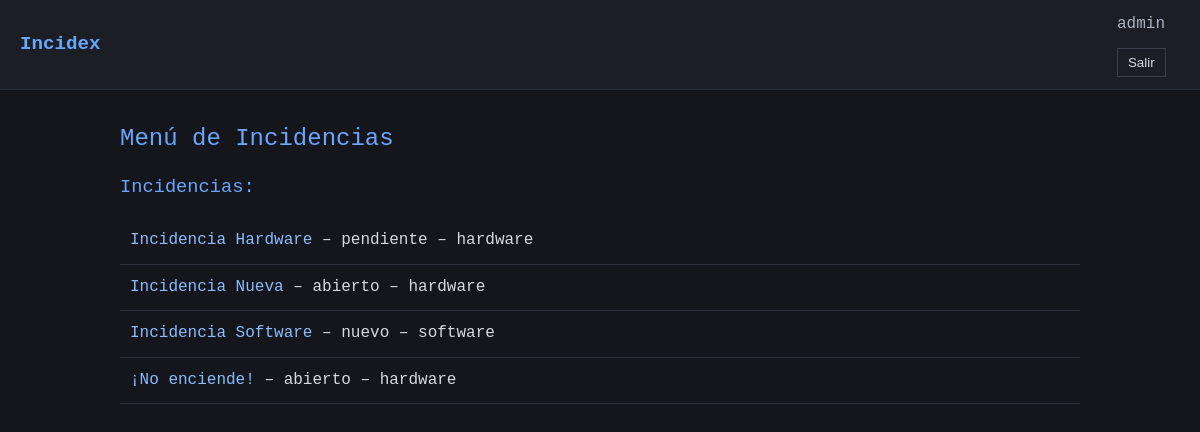
Before: / (signed in) with the older database file.
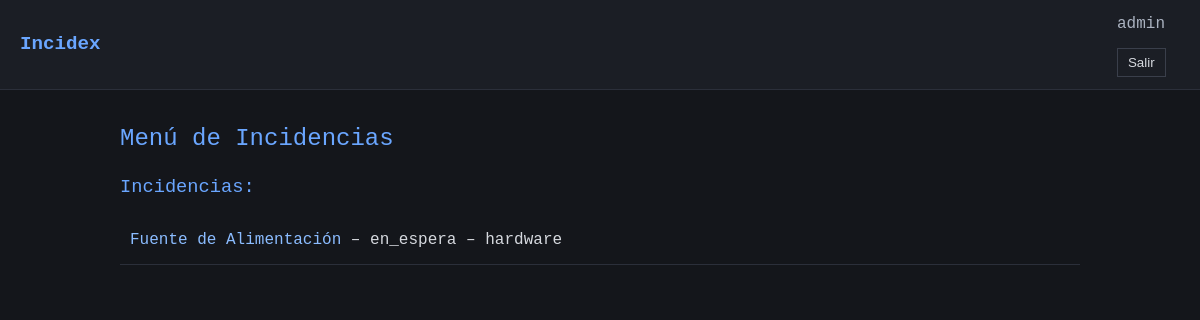
After: the same page with the newer database file.
### incidencias/models.py (models this page shows, shortened)
class Incidencia(models.Model):
    CRITICIDAD_CHOICES = [
        ('bajo', 'Bajo'),
        ('medio', 'Medio'),
        ('alto', 'Alto'),
        ('critico', 'Crítico'),
    ]
    TIPO_INCIDENCIA_CHOICES = [
        ('hardware', 'Hardware'),
        ('software', 'Software'),
    ]
    ESTADO_CHOICES = [
        ('nuevo', 'Nuevo'),
        ('abierto', 'Abierto'),
        ('pendiente', 'Pendiente'),
        ('en_espera', 'En Espera'),
        ('resuelto', 'Resuelto'),
        ('cerrado', 'Cerrado'),
    ]
    titulo = models.CharField(max_length=100)
    descripcion = models.TextField()
    criticidad = models.CharField(max_length=10, choices=CRITICIDAD_CHOICES)
    tipo_incidencia = models.CharField(max_length=10, choices=TIPO_INCIDENCIA_CHOICES)
    estado = models.CharField(max_length=10, choices=ESTADO_CHOICES, default='nuevo')
    fecha_creacion = models.DateTimeField(auto_now_add=True)
    usuario_creador = models.ForeignKey(User, on_delete=models.CASCADE, related_name='incidencias')
    tecnico_asignado = models.ForeignKey(Tecnico, on_delete=models.SET_NULL, null=True, blank=True, related_name='incidencias')

### incidencias/views.py (the view, shortened to what this page needs)
# urls.py: path('', views.home, name='home'),
@login_required
def home(request):
    user = request.user
    context = {}
    if user.groups.filter(name='Usuarios').exists():
        incidencias = Incidencia.objects.filter(usuario_creador=user)
        context['tipo_panel'] = 'usuario'
        context['incidencias'] = incidencias
    else:
        incidencias = Incidencia.objects.all()
        context['tipo_panel'] = 'admin'
        context['incidencias'] = incidencias
    return render(request, "incidencias/home.html", context)

### templates/incidencias/home.html (shortened to what this page needs)
{% extends "base.html" %}
{% block content %}
    <h2>Menú de Incidencias</h2>
    {% if tipo_panel == 'usuario' %}
        <h3>Mis incidencias:</h3>
        {% if incidencias %}
            <ul>
            {% for incidencia in incidencias %}
                <li>
                    <a href="{% url 'detalle_incidencia' incidencia.id %}">{{ incidencia.titulo }}</a> – {{ incidencia.estado }} ({{ incidencia.criticidad }})
                </li>
            {% endfor %}
            </ul>
        {% else %}
            <p>No tienes incidencias registradas.</p>
        {% endif %}
    <a href="{% url 'crear_incidencia' %}">Crear nueva incidencia</a>
    {% elif tipo_panel == 'admin' %}
        <h3>Incidencias:</h3>
        <ul>
        {% for incidencia in incidencias %}
            <li>
                <a href="{% url 'detalle_incidencia' incidencia.id %}">{{ incidencia.titulo }}</a> – {{ incidencia.estado }} – {{ incidencia.tipo_incidencia }}
            </li>
        {% endfor %}
        </ul>
    {% else %}
        <p>No tienes un perfil válido configurado.</p>
    {% endif %}
{% endblock %}

Changed rows visible on the page:
removed Incidencia: titulo "Incidencia Hardware", estado "pendiente", tipo_incidencia "hardware"
removed Incidencia: titulo "Incidencia Nueva", estado "abierto", tipo_incidencia "hardware"
removed Incidencia: titulo "Incidencia Software", estado "nuevo", tipo_incidencia "software"
removed Incidencia: titulo "¡No enciende!", estado "abierto", tipo_incidencia "hardware"
added Incidencia: titulo "Fuente de Alimentación", estado "en_espera", tipo_incidencia "hardware"
